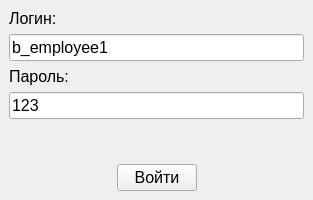
<?xml version="1.0" encoding="UTF-8"?>
<ui version="4.0">
 <class>MainWindow</class>
 <widget class="QMainWindow" name="MainWindow">
  <property name="enabled">
   <bool>true</bool>
  </property>
  <property name="geometry">
   <rect>
    <x>0</x>
    <y>0</y>
    <width>313</width>
    <height>200</height>
   </rect>
  </property>
  <property name="windowTitle">
   <string>Аутентификация</string>
  </property>
  <widget class="QWidget" name="centralwidget">
   <layout class="QGridLayout" name="gridLayout">
    <item row="0" column="0" colspan="3">
     <layout class="QVBoxLayout" name="verticalLayout">
      <item>
       <widget class="QLabel" name="label">
        <property name="font">
         <font>
          <pointsize>12</pointsize>
         </font>
        </property>
        <property name="text">
         <string>Логин:</string>
        </property>
       </widget>
      </item>
      <item>
       <widget class="QLineEdit" name="loginEdit">
        <property name="font">
         <font>
          <pointsize>12</pointsize>
         </font>
        </property>
        <property name="toolTip">
         <string>Логин</string>
        </property>
        <property name="text">
         <string>b_employee1</string>
        </property>
       </widget>
      </item>
      <item>
       <widget class="QLabel" name="label_2">
        <property name="font">
         <font>
          <pointsize>12</pointsize>
         </font>
        </property>
        <property name="text">
         <string>Пароль:</string>
        </property>
       </widget>
      </item>
      <item>
       <widget class="QLineEdit" name="passwordEdit">
        <property name="font">
         <font>
          <pointsize>12</pointsize>
         </font>
        </property>
        <property name="toolTip">
         <string>Логин</string>
        </property>
        <property name="text">
         <string>123</string>
        </property>
       </widget>
      </item>
     </layout>
    </item>
    <item row="1" column="1">
     <spacer name="verticalSpacer">
      <property name="orientation">
       <enum>Qt::Vertical</enum>
      </property>
      <property name="sizeHint" stdset="0">
       <size>
        <width>20</width>
        <height>0</height>
       </size>
      </property>
     </spacer>
    </item>
    <item row="2" column="0">
     <spacer name="horizontalSpacer">
      <property name="orientation">
       <enum>Qt::Horizontal</enum>
      </property>
      <property name="sizeHint" stdset="0">
       <size>
        <width>99</width>
        <height>20</height>
       </size>
      </property>
     </spacer>
    </item>
    <item row="2" column="1">
     <widget class="QPushButton" name="pushButton">
      <property name="font">
       <font>
        <pointsize>12</pointsize>
       </font>
      </property>
      <property name="text">
       <string>Войти</string>
      </property>
     </widget>
    </item>
    <item row="2" column="2">
     <spacer name="horizontalSpacer_2">
      <property name="orientation">
       <enum>Qt::Horizontal</enum>
      </property>
      <property name="sizeHint" stdset="0">
       <size>
        <width>98</width>
        <height>20</height>
       </size>
      </property>
     </spacer>
    </item>
   </layout>
  </widget>
 </widget>
 <resources/>
 <connections/>
</ui>
